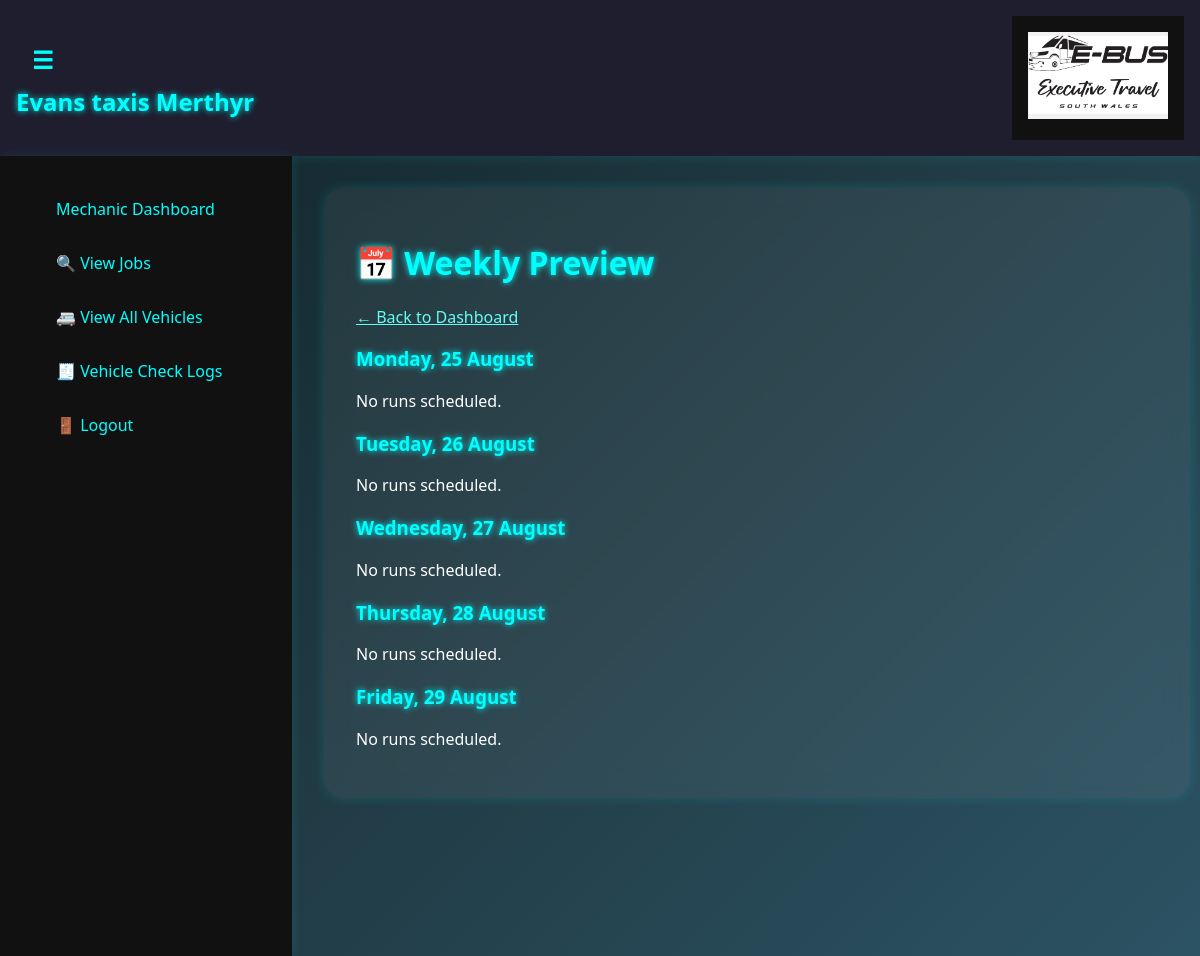
/weekly-preview (signed in), run on an earlier commit of the app's database.
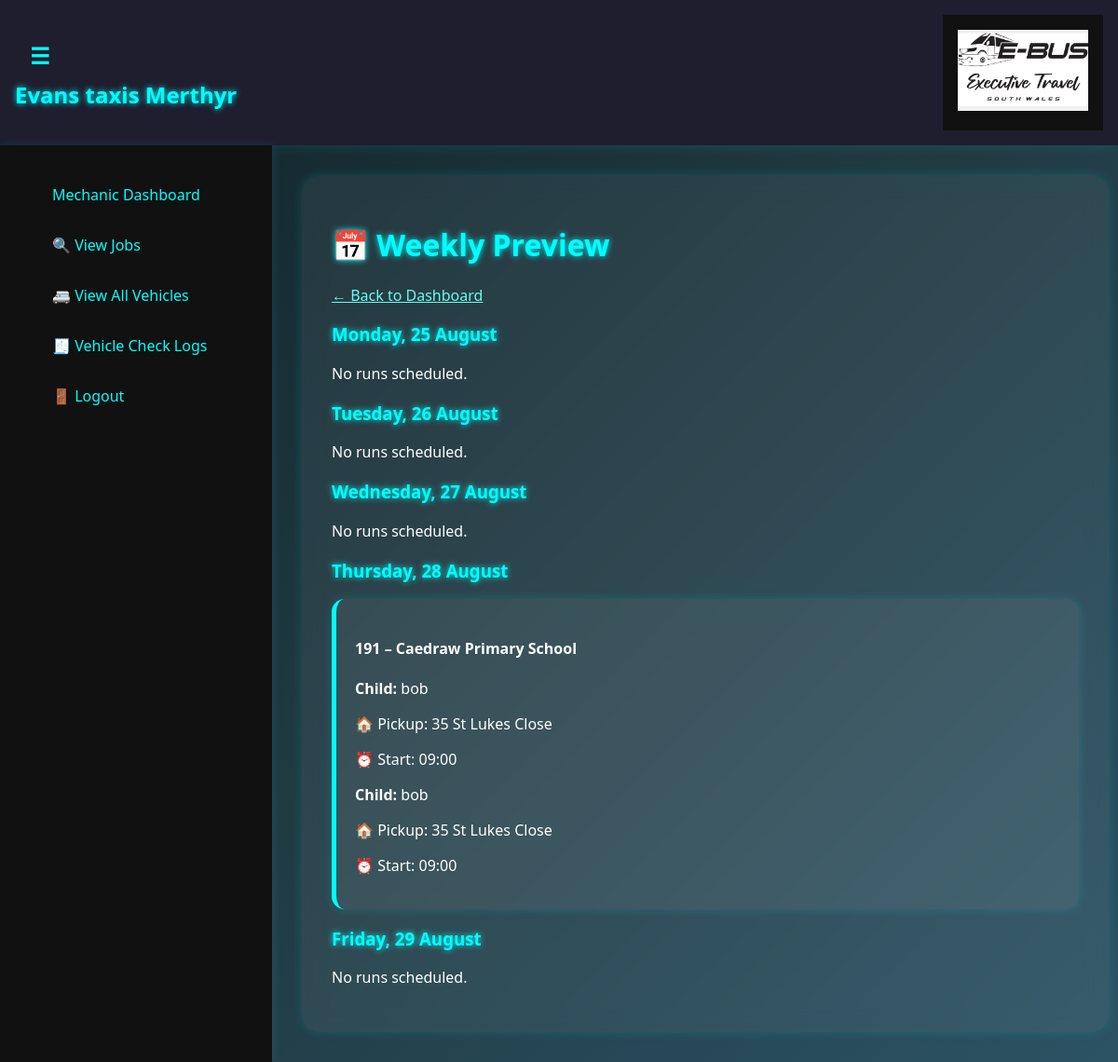
And on a later commit of the database.
### model.py (models this page shows)
class DriverAllocation(db.Model):
    __tablename__ = 'driver_allocation'
    id = db.Column(db.Integer, primary_key=True)
    contract_number = db.Column(db.String(100), nullable=False)
    contract_id = db.Column(db.Integer, db.ForeignKey('contract.id'))
    driver_id = db.Column(db.Integer, db.ForeignKey('drivers.id'))
    escort_id = db.Column(db.Integer, db.ForeignKey('escorts.id'), nullable=True)
    driver_shift = db.Column(db.String(20))
    escort_shift = db.Column(db.String(20), nullable=True)
    contract_days = db.Column(db.String(100), nullable=True)
    repeat_all_week = db.Column(db.Boolean, default=False)
    contract_date = db.Column(db.Date, nullable=True)
    driver = db.relationship('Driver', backref='allocations')
    escort = db.relationship('Escort', backref='allocations')
    contract = db.relationship('Contract', backref='allocations')

class Contract(db.Model):
    id = db.Column(db.Integer, primary_key=True)
    contract_number = db.Column(db.String(100), unique=True, nullable=False)
    school_name = db.Column(db.String(100), nullable=False)
    school_start_time = db.Column(db.Time, nullable=False)
    school_finish_time = db.Column(db.Time, nullable=False)
    children = db.relationship('Child', backref='contract', cascade="all, delete-orphan")
    route_start_time = db.Column(db.Time)
    route_finish_time = db.Column(db.Time)
    required_vehicle_size = db.Column(db.String(50))
    commute_time = db.Column(db.Integer)
    school_postcode = db.Column(db.String(20), nullable=True)
    escort_required = db.Column(db.Boolean, default=False)

class Child(db.Model):
    id = db.Column(db.Integer, primary_key=True)
    name = db.Column(db.String(100), nullable=False)
    address = db.Column(db.String(200), nullable=False)
    contract_id = db.Column(db.Integer, db.ForeignKey('contract.id'), nullable=False)
    child_postcode = db.Column(db.String(20))

### app.py (the view)
@app.route('/weekly-preview')
@login_required
def weekly_preview():
    role = 'driver' if isinstance(current_user, Driver) else 'escort'
    staff_id = current_user.id
    today = date.today()
    start_of_week = today - timedelta(days=today.weekday())  # Monday
    week_dates = [start_of_week + timedelta(days=i) for i in range(5)]  # Mon–Fri
    week_allocations = {}
    for day in week_dates:
        weekday_name = day.strftime('%A')
        one_time_allocs = DriverAllocation.query.filter_by(contract_date=day).all()
        repeat_allocs_all = DriverAllocation.query.filter_by(repeat_all_week=True).all()
        repeat_allocs = [
            a for a in repeat_allocs_all
            if a.contract_days and weekday_name in [d.strip() for d in a.contract_days.split(',')]
        ]
        all_allocs = one_time_allocs + repeat_allocs
        user_allocs = [
            alloc for alloc in all_allocs
            if (role == 'driver' and alloc.driver_id == staff_id) or
               (role == 'escort' and alloc.escort_id == staff_id)
        ]
        week_allocations[day] = user_allocs
    return render_template('staff_weekly_preview.html', week_allocations=week_allocations)

### app.py (called while the page is built)
@login_manager.user_loader
def load_user(user_id):
    role, id = user_id.split(':')
    if role == 'driver':
        return Driver.query.get(int(id))
    elif role == 'escort':
        return Escort.query.get(int(id))
    elif role == 'manager':
        return Manager.query.get(int(id))
    elif role == 'mechanic':
        return Mechanic.query.get(int(id))
    return None

@app.context_processor
def inject_today():
    return {'today': date.today()}

@app.before_request
def before_request_func():
    if db.engine.url.drivername == 'sqlite':
        db.session.execute(text('PRAGMA foreign_keys = ON'))

### templates/staff_weekly_preview.html (shortened to what this page needs)
{% extends 'base.html' %}
{% block content %}
<div class="container py-4">
    <h1 class="text-2xl font-bold mb-4">📅 Weekly Preview</h1>
    <a href="{{ url_for('staff_dashboard') }}">← Back to Dashboard</a>
    {% for day, allocs in week_allocations.items() %}
        <div class="day-preview mt-4">
            <h3 class="font-semibold">{{ day.strftime('%A, %d %B') }}</h3>
            {% if allocs %}
                {% for alloc in allocs %}
                    <div class="shift-card {{ alloc.driver_shift|lower }}">
                        <h4>{{ alloc.contract.contract_number }} – {{ alloc.contract.school_name }}</h4>
                        {% for child in alloc.contract.children %}
                            <p><strong>Child:</strong> {{ child.name }}</p>
                            {% if alloc.driver_shift == 'AM' %}
                                <p>🏠 Pickup: {{ child.address }}</p>
                                <p>⏰ Start: {{ alloc.contract.school_start_time.strftime('%H:%M') }}</p>
                            {% elif alloc.driver_shift == 'PM' %}
                                <p>⏰ Finish: {{ alloc.contract.school_finish_time.strftime('%H:%M') }}</p>
                                <p>🚗 Drop-off: {{ child.address }}</p>
                            {% endif %}
                        {% endfor %}
                    </div>
                {% endfor %}
            {% else %}
                <p class="text-muted">No runs scheduled.</p>
            {% endif %}
        </div>
    {% endfor %}
</div>
{% endblock %}

What changed in the data, as far as the page shows it:
added DriverAllocation: contract.contract_number "191", contract.school_name "Caedraw Primary School"
now on this page (row edited): Child: name "bob", address "35 St Lukes Close"
now on this page (row edited): Contract: contract.school_start_time "09:00"
now on this page (row edited): Child: name "bob", address "35 St Lukes Close"
Also different on the page:
list line gone: "No runs scheduled."
